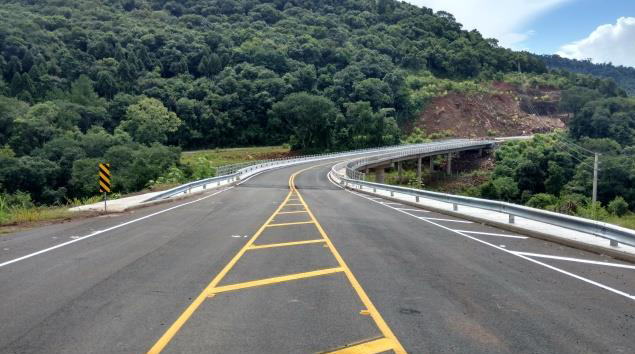
#> input picture images/estrada.png, 635 x 354 px
$ python binarizacao.py
#> lines starting #> are read from the running program, lines starting #| are printed output that depends on the picture; after the words box and inside, x2 and y2 are one past the last pixel; in counts of white or black regions, pixels touching at a corner belong together
import cv2 as cv

image = cv.imread('../images/estrada.png')
#> image is the input picture: shape (354, 635, 3); mean B, G, R 103.7, 107.7, 99.7

gray = cv.cvtColor(image, cv.COLOR_BGR2GRAY)
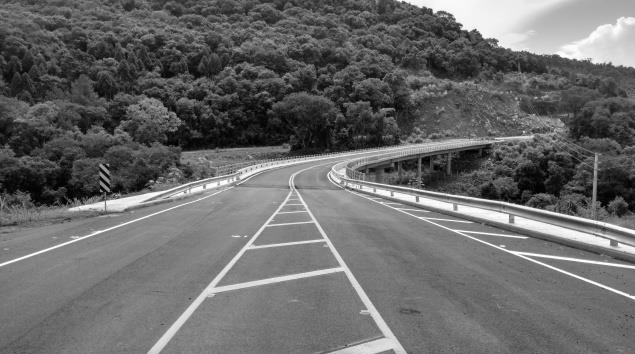
#> gray: shape (354, 635); min 0, max 255, mean 104.9
cv.imshow("Estrada", image)
cv.imshow("gray",gray)

(_, bin ) = cv.threshold(gray,160,255,cv.THRESH_BINARY)
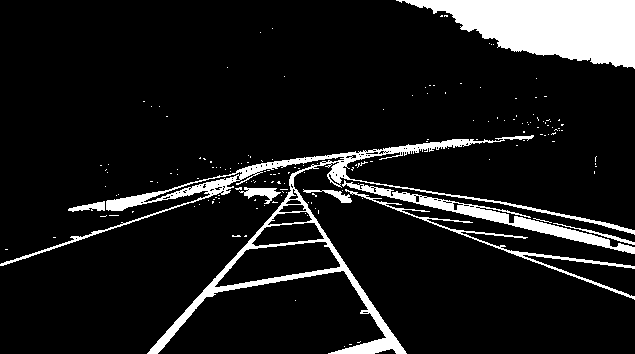
#> bin: shape (354, 635); 10.6% white; 168 white regions (158 under 20 px), largest, box (x1, y1, x2, y2) and area: (396, 0, 635, 69) 9824, (0, 135, 635, 354) 8833, (342, 180, 635, 254) 2570

cv.imshow("Binaria", bin)

cv.waitKey(0)
cv.destroyAllWindows()
